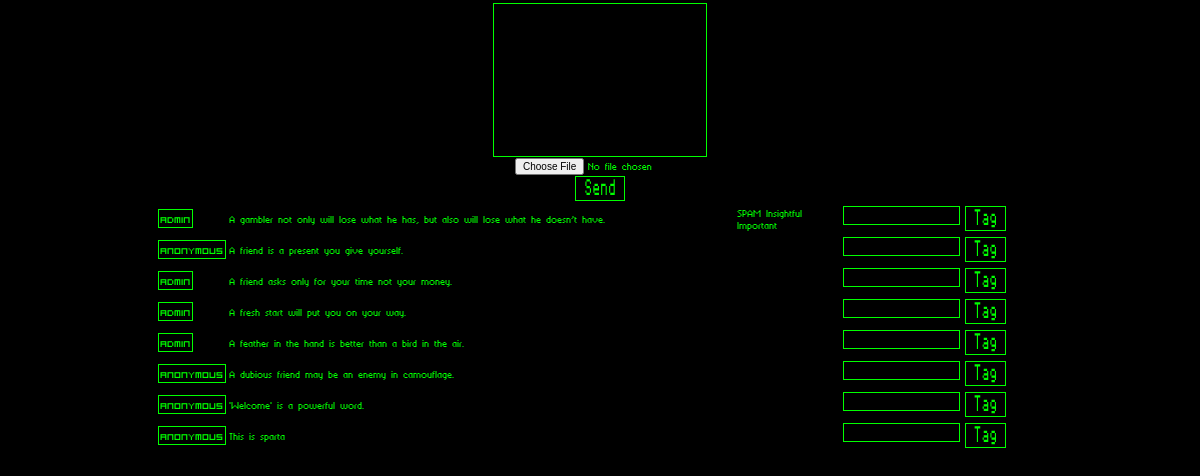
The app's page /messages.php with its own data.
### tables this page shows
create table messages(
mid int primary key auto_increment,
owner int,
message text
);

create table users(
uid int primary key auto_increment,
username char(20),
password char(40),
email char(60)
);

### messages.php (the view, shortened to what this page needs)
<link rel="stylesheet" href="styles/styleGreen.css" type="text/css" media="screen" />
<?php
include 'db.php';
?>
<div align="center">
	<table border="0">
		<form enctype="multipart/form-data" action="post.php" method="post">
			<textarea style="overflow:auto;resize:none" name="msg" maxlength="192" rows="10" cols="30" class="input"></textarea><br>
			<input name="uploadedfile" type="file" /><br/>
			<input type="submit" value="Send" class="try">
		</form>
		<?php
		$user=(isset($_SESSION['user']) ? $_SESSION['user'] : null);
$resultZ = mysqli_query($con,"SELECT uid FROM users where username='".$user."'");
$rowZ = mysqli_fetch_array($resultZ);
if($rowZ['uid']>1)
	$result = mysqli_query($con,"SELECT mid,username,message FROM messages inner join users on messages.owner=users.uid where messages.owner not in(select uid_ign from ignored where uid=".$rowZ['uid'].") order by mid desc limit 0,20");
else
	$result = mysqli_query($con,"SELECT mid,username,message FROM messages inner join users on messages.owner=users.uid order by mid desc limit 0,20");
while($row = mysqli_fetch_array($result))
{
	echo "<tr><td><a class=\"subtext\" href=\"ignore.php?user=".$row['username']."\">".$row['username']." </a></td><td width=\"500\">".base64_decode($row['message'])."</td><td>";
	echo "</td><td width=\"100\">";
	$tags = mysqli_query($con,"select distinct(title) as title,msg_lbl.mid,msg_lbl.lid from msg_lbl inner join labels on msg_lbl.lid=labels.lid where msg_lbl.mid=".$row['mid']." order by importance limit 0,5");
	while($rowX = mysqli_fetch_array($tags))
		{echo $rowX['title']." ";}
	?>
</td>
<td width="200">
	<form action="tag.php" method="post">
		<textarea style="overflow:auto;resize:none" name="tag" maxlength="15" rows="1" cols="15" class="input"></textarea>
		<input type="submit" value="Tag"  class="try">
	</form>
</tr>
<?php
}
?>
</table>
</div>

### styles/styleGreen.css (style rules this page uses)
* { border:none; padding:1px; margin:0; font:10px 'berkelium_64medium', Arial, Verdana, sans-serif; color:#0f0; }
a { color:#0f0; font-size:12px; text-decoration:none; }
.try { display:inline; list-style:none; font-family: 'pr_number_3medium'; font: 18px pr_number_3medium; background:#000; border:1px solid #0f0; padding:2px 8px; }
.input { border: 1px solid #0f0; background: #000; font-family: 'pr_number_3medium'; font: 15px pr_number_3medium; }
.subtext { border: 1px solid #0f0; background: #000; color:#0f0; font-family: 'visitor_tt2_brkregular'; font: 15px visitor_tt2_brkregular; }

### records on screen
messages: users.username "admin", message "A gambler not only will lose what he has, but also will lose what he doesn’t have.", title "SPAM", title "Insightful", title "Important"
messages: users.username "Anonymous", message "A friend is a present you give yourself."
messages: users.username "admin", message "A friend asks only for your time not your money."
messages: users.username "admin", message "A fresh start will put you on your way."
messages: users.username "admin", message "A feather in the hand is better than a bird in the air."
messages: users.username "Anonymous", message "A dubious friend may be an enemy in camouflage."
messages: users.username "Anonymous", message "'Welcome' is a powerful word."
messages: users.username "Anonymous", message "This is sparta"
